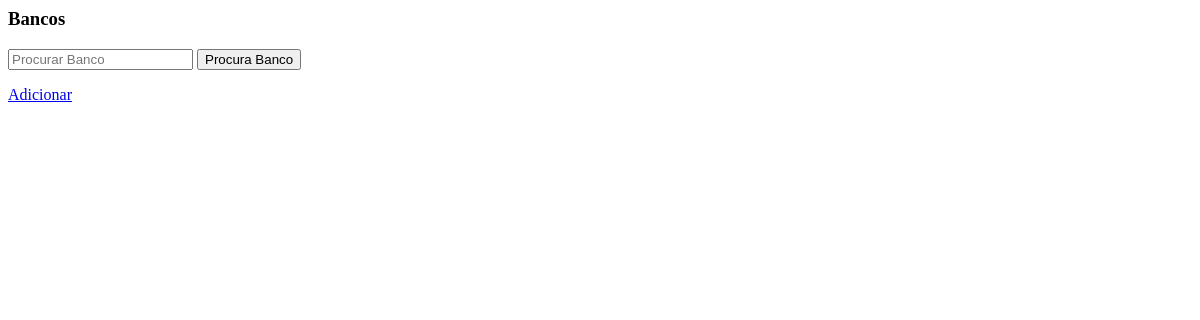
Before: /lista_banco with the older database file.
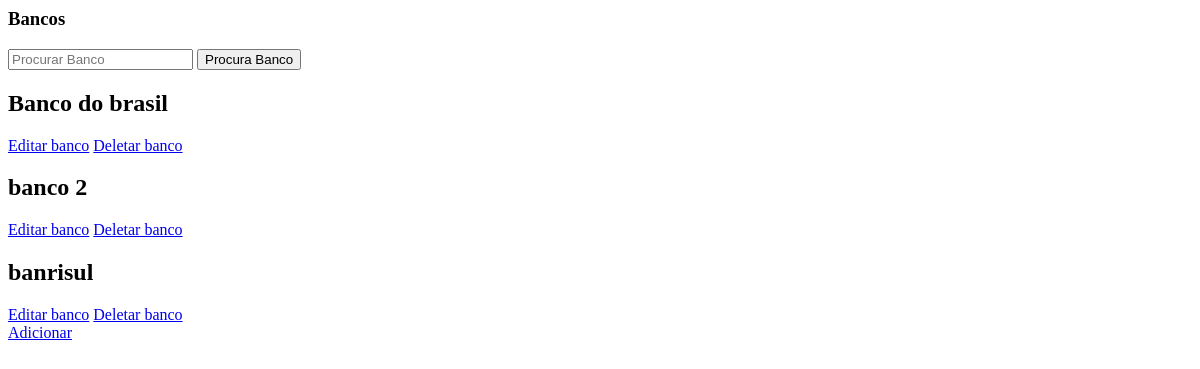
After: the same page with the newer database file.
### appfinanceiro/models.py (models this page shows, shortened)
class Banco(models.Model):
    nome_banco = models.CharField(max_length=250)
    ativo = models.BooleanField(default=True)

### appfinanceiro/views.py (the view)
# urls.py: path('lista_banco', views.list_banco, name='lista_banco'),
def list_banco(request):
    bancos = Banco.objects.all()
    return render(request,'list_banco.html',{'banco':bancos})

### appfinanceiro/templates/list_banco.html
<html>
    <head></head>
    <body>
        <h3>Bancos</h3>
        <div>
            <form method="GET" action="{% url 'procura_banco' %}">
                <input type="search" placeholder="Procurar Banco" aria-label="Procura Banco" name="procura_banco">
                <button type="submit">Procura Banco</button>
            </form>
        </div>
        {% if banco.empty %}
            <h2 >Sem bancos cadastrado</h2>
        {% else %}
            {% for bc in banco %}
                <div>
                <h2>{{bc.nome_banco}}</h2>
                <a href="{% url 'editbanco' bc.id %}" >Editar banco</a>
                <a href="{% url 'delete_banco' bc.id %}" >Deletar banco</a>
                </div>
            {% endfor %}
        {% endif %}
        <a href="{% url 'formbanco' %}">Adicionar</a>
    </body>
</html>

Changed rows visible on the page:
added Banco: nome_banco "Banco do brasil"
added Banco: nome_banco "banco 2"
added Banco: nome_banco "banrisul"
